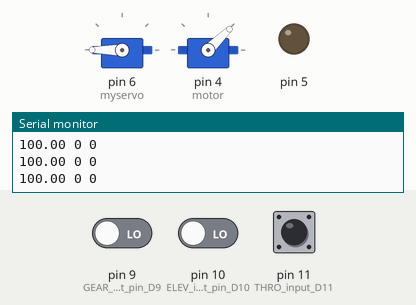
The sketch below on a simulated Arduino Uno, built with avr-gcc and run on an emulated ATmega328P. Shown: 2 × servo, output pins drawn as LEDs (lit = HIGH), the last lines printed to the serial monitor. Inputs (shaded band) come from the test bench; at power-on: pin 11 (THRO_input_D11) LOW, pin 9 (GEAR_input_pin_D9) LOW, pin 10 (ELEV_input_pin_D10) LOW.

Above: at 4.2 s.
4.3 s: pin 11 (THRO_input_D11) driven HIGH
5.8 s: pin 11 (THRO_input_D11) driven LOW
At 6.1 s:
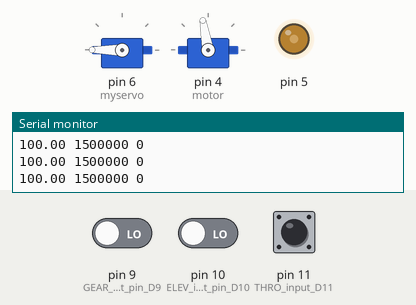
7.3 s: pin 11 (THRO_input_D11) pulsed HIGH 2 times (0.12 s each, 0.3 s apart)
At 7.8 s:
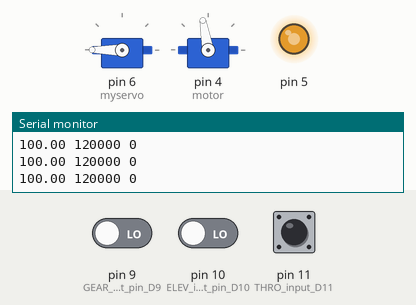
Timing chart, 0 to 10.3 s (numbered marks = the images above; inputs shaded):
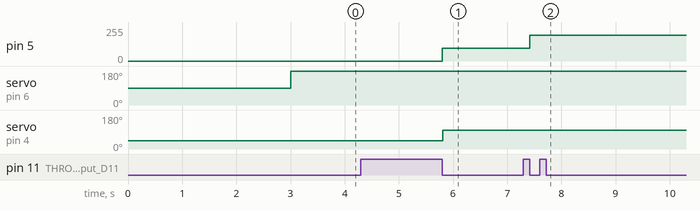

The sketch:

testRX.ino
```cpp
// MAE 155B Test
// Radio Receiver
// Spectrum AR610
//
// Rx THRO input to D11
// Rx ELEV input to D10
// Rx GEAR input to D9
#include <Servo.h>

Servo myservo;
Servo motor;
volatile unsigned long pwm_ch1 = 0;  // D11
volatile unsigned long pwm_ch2 = 0;  // D10
float throttle = 0;
float servo = 0;
void setup()
{

  Serial.begin(9600);
  myservo.attach(6);
  motor.attach(4);
  motor.writeMicroseconds(1000);
  delay(3000);
  pinMode(9, INPUT);        // GEAR input pin D9
  pinMode(10, INPUT);       // ELEV input pin D10
  pinMode(11, INPUT);       // THRO input D11
  PCMSK0 |= bit(PCINT1);    // interrupt D9
  PCMSK0 |= bit(PCINT2);    // interrupt D10
  PCMSK0 |= bit(PCINT3);    // interrupt D11
  PCIFR |= bit(PCIF0);      // clear interrupts
  PCICR |= bit(PCIE0);      // enable pin change interrupts
}

void loop()
{

  servo = constrain((uint32_t)180*abs(pwm_ch2-1192)/(1800-1192), 0, 180);
  throttle = constrain((uint32_t)45 + 55*abs(pwm_ch1-1072)/(1908-1072), 45, 100);
  if (pwm_ch1>1000) motor.write(throttle);
  myservo.write(servo);
  Serial.print(throttle);
  Serial.print(" ");
  Serial.print(pwm_ch1);
  Serial.print(" ");
  Serial.println(pwm_ch2);
  delay(15);

}

// receiver interrupts

volatile int pwm_state_A = 0;
volatile unsigned long timeA1 = 0, timeA2 = 0, timeA3 = 0;

volatile int pwm_state_B = 0;
volatile unsigned long timeB1 = 0, timeB2 = 0, timeB3 = 0;

// interrupt handler

ISR (PCINT0_vect)
{
  if (pwm_state_A != digitalRead(11))
  {
    timeA1 = timeA2;
    timeA2 = timeA3;
    timeA3 = micros();

    pwm_ch1 = timeA3 - timeA2;
    if (pwm_ch1 > timeA2 - timeA1) pwm_ch1 = timeA2 - timeA1;

    pwm_state_A = !pwm_state_A;
    analogWrite( 5, pwm_ch1);


  }

  if (pwm_state_B != digitalRead(10))
  {
    timeB1 = timeB2;
    timeB2 = timeB3;
    timeB3 = micros();

    pwm_ch2 = timeB3 - timeB2;
    if (pwm_ch2 > timeB2 - timeB1) pwm_ch2 = timeB2 - timeB1;

    pwm_state_B = !pwm_state_B;
  }
}
```

Measured:
- after the input at 5.8 s, pin 5: 0/255 → 96/255 at once; servo on pin 4 (motor): 44° → 100° at once
- after the input at 7.3 s, pin 5: 96/255 → 192/255 after 0.12 s
